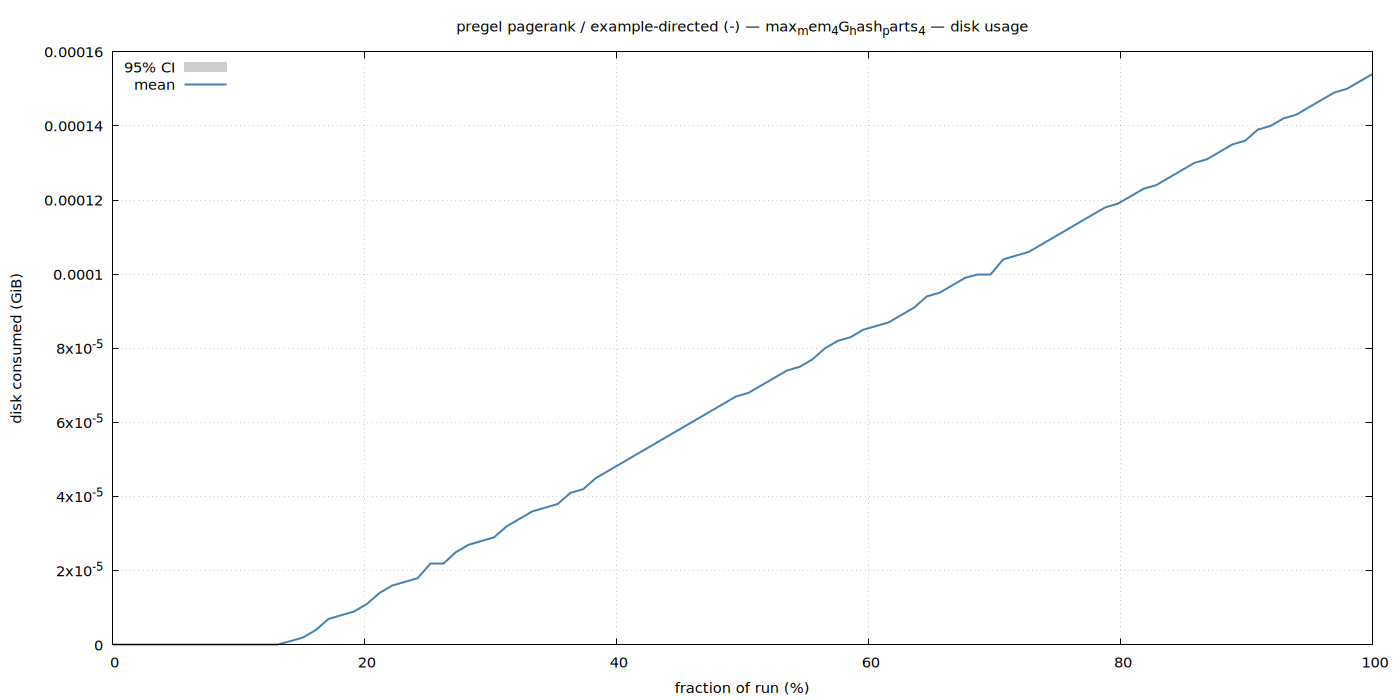

Write gnuplot code to recreate this figure.
set terminal pngcairo size 1400,700 enhanced font 'Sans,11'
set output '/var/home/sem/github/sail/examples/extensions/benchmarks/sem_benchmark/results/pregel/-/example-directed/max_mem_4G_hash_parts_4/disk.png'
set title "pregel pagerank / example-directed (-) — max_mem_4G_hash_parts_4 — disk usage"
set xlabel 'fraction of run (%)'
set ylabel 'disk consumed (GiB)'
set grid
set key top left
set yrange [0:*]
plot '/var/home/sem/github/sail/examples/extensions/benchmarks/sem_benchmark/results/pregel/-/example-directed/max_mem_4G_hash_parts_4/disk.dat' using 1:3:4 with filledcurves lc rgb '#cccccc' title '95% CI', \
     '' using 1:2 with lines lw 2 lc rgb '#4682b4' title 'mean'
